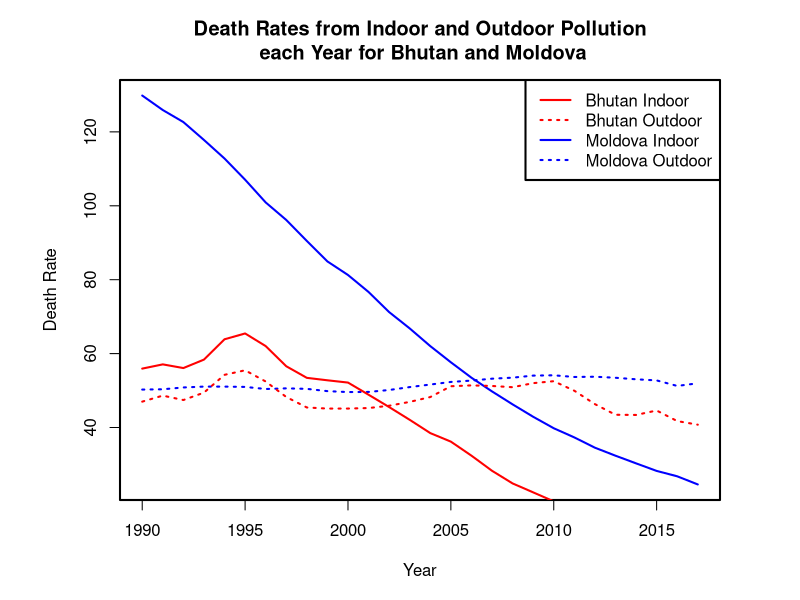
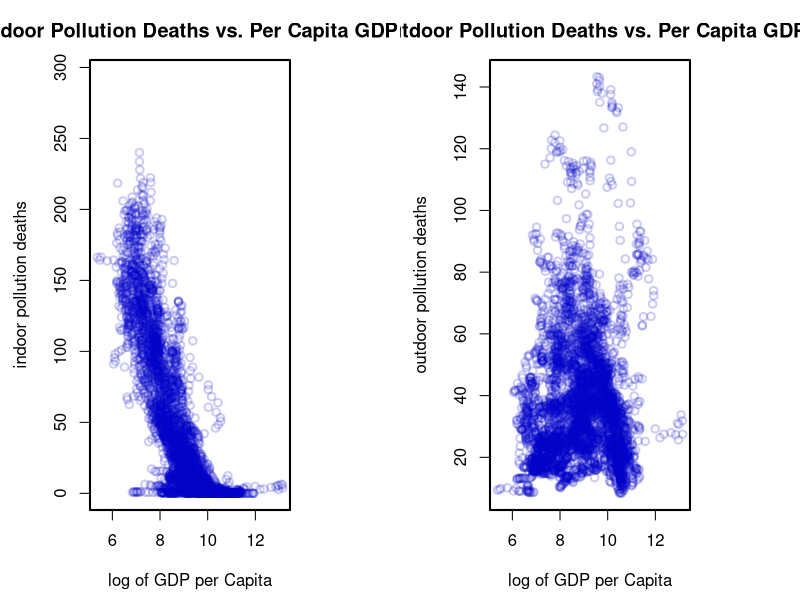
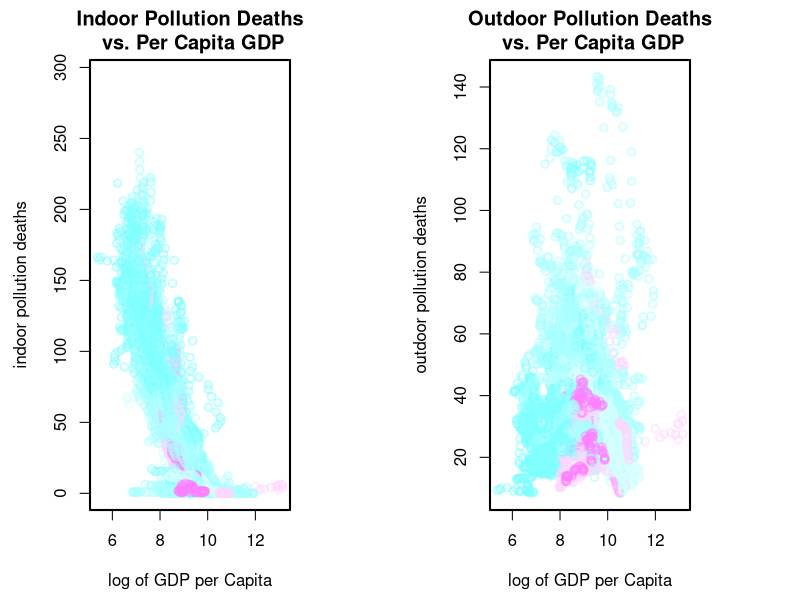

These charts were generated, in order, by the following R code:
##########################

# ESP 106
# Lab 3 (Monday) - graphing

##########################

#In this lab we will start by reading merging in data on economic development and indoor and outdoor air pollution. Then we will practice making some graphs with it.

setwd("/Volumes/KYRADRIVE/ESP106/lab/ESP106_week3_lab1")

#1. First read in the three csv files: gdppercapitaandgini and airpollution
airpol <- read.csv("airpollution.csv")
gdpcap <- read.csv("gdppercapiandgini.csv")


#Both datasets are from Our World in Data: ourworldindata.org
#The GDP dataset has GDP per capita and the GINI index (a measure of income inequality: https://en.wikipedia.org/wiki/Gini_coefficient)
#The air pollution dataset has death rates from indoor and outdoor air pollution - units are in deaths per 100,000 people
#Indoor air pollution is the Household Air Pollution from Solid Fules
#Outdoor air pollution is split into particulate matter and ozone

#Hint: The column names are long and cumbersome (because they contain information about units et) - you might want to rename some of the columns to make them easier to work with
namesair = c("entity","code","year","deaths.ambientpmp", "deaths.householdfuels","deaths.ambientozone","deaths.airpol")

colnames(airpol) <- namesair 


namesgdpcap = c("entity", "code","year","population","continent","ginicoef","gdppercap")

colnames(gdpcap) <- namesgdpcap




#2. Chose two countries that you are interested in and make a plot showing the death rates from indoor air pollution and outdoor air pollution (sum of particulate matter and ozone) over time
#Distinguish the countries using different colored lines and the types of pollution using different line types
#Make sure to add a legend and appropriate titles for the axes and plot 

#Hint: you can see all the different country names using unique(x$Entity) where x is the data frame containing the air pollution data
#Then create two new data frames that countain only the rows corresponding to each of the two countries you want to look at
#Create a new column of total outdoor air pollution deaths by summing death rates from particulate matter and ozone
#Use these to make your plot and add the lines you need

#Hint: you might have to set the y scale manually to make sure your plot is wide enough to show both countries. You can do this using the "ylim" argument in plot

bhind <-match(airpol$entity, "Bhutan") #returns 1 for values where the country is Bhutan
isnabh = !is.na(bhind)
bhutanair = airpol[isnabh, ]


bhind2 = !is.na((match(gdpcap$entity, "Bhutan")))
bhutapgdp = gdpcap[bhind2, ] #bhutan gdp extracted from all gdp

bhutan = merge(bhutanair,bhutapgdp) #merged data of bhutan

#repeating above steps for country 2 (moldova)
mdind<-(match(airpol$entity, "Moldova"))
isnamo = !is.na(mdind)
moldovaair = airpol[isnamo, ]


mdind2<-(match(gdpcap$entity, "Moldova"))
isnamo2 = !is.na(mdind2)
moldovagdp = gdpcap[isnamo2, ]
moldova = merge(moldovaair,moldovagdp)
  
yr.bhu = bhutan$year
in.bhu = bhutan$deaths.householdfuels
out.bhu = bhutan$deaths.ambientozone+ bhutan$deaths.ambientpmp

yr.mol = moldova$year
in.mol = moldova$deaths.householdfuels ;out.mol = moldova$deaths.ambientpmp+moldova$deaths.ambientozone
par(mar = c(5,6,4,4),lwd = 2)
plot(yr.bhu,in.bhu, type ="l", col = "blue",
       xlab = "Year", ylab = "Death Rate",
     main = "Death Rates from Indoor and Outdoor Pollution\n each Year for Bhutan and Moldova")
lines(yr.bhu,out.bhu,type ="l", col = "blue", lty = 3)
lines(yr.mol,in.mol,type="l",col="red")
lines(yr.mol,out.mol,type = "l",col = "red",lty = 3)

legend("topright",c("Bhutan Indoor","Bhutan Outdoor","Moldova Indoor","Moldova Outdoor"),
      col = c("red","red","blue","blue"), lty=c(1,3,1,3),lwd = 2 )
#3. Merge the air pollution data with the gdp data using merge()
# Merge is a function that combines data across two data frames by matching ID rows
#By default merge will identify ID rows as those where column names are the same between datasets, but it is safer to specify the columns you want to merge by yourself using "by"
#In our case, we want to merge both by country (either the "Entity" or "Code" columns) and year columns
#Note that by default, the merge function keeps only the entries that appear in both data frames - that is fine for this lab. If you need for other applications, you can change using the all.x or all.y arguments to the function - check out the documentation at ?merge

all = merge(gdpcap,airpol,by = c("entity", "year" ),no.dups = 1)


#4. Make a plot with two subplots - one showing a scatter plot between log of per-capita GDP (x axis) and indoor air pollution death rate (y axis) and one showing log of per-capita GDP (x axis) and outdoor air pollution (y axis)
#Make sure to add appropriate titles to the plots and axes
#Use ylim to keep the range of the y axis the same between the two plots - this makes it easier for the reader to compare across the two graphs
#STRECTH GOAL CHALLENGE - color the points based on continent. NOT REQUIRED FOR FULL POINTS - a challenge if you want to push yourself - continent info is included in the GDP dataset, but it is only listed for the year 2015
#If you are trying this and getting stuck ASK FOR HELP - there are some tips and tricks for making it easier 
par(mfrow = c(1,2),mar = c(4.5,4.5,3,5.5))
plot(log(all$gdppercap),all$deaths.householdfuels,
     main = "Indoor Pollution Deaths vs. Per Capita GDP", 
     ylab = "indoor pollution deaths", xlab= "log of GDP per Capita", col =rgb(0,0,0.8,0.2))
plot(log(all$gdppercap),all$deaths.ambientozone+all$deaths.ambientpmp, 
     main = "Outdoor Pollution Deaths vs. Per Capita GDP", 
     ylab = "outdoor pollution deaths", xlab= "log of GDP per Capita",col =rgb(0,0,0.8,0.2))

cont.in = all$continent != ""
continents = all$continent[cont.in]
#t15.in = all$year == 2015

z = all[cont.in ,c("continent","entity")]
all$continent = NULL
all = merge(all, z, by="entity")
colorm = cm.colors(6,alpha = 0.5)
f = as.factor(all$continent)
levels(f)
i = as.integer(f)
coli = colorm[i]
par(mfrow = c(1,2),mar = c(4.5,4.5,3,5.5))
plot(log(all$gdppercap),all$deaths.householdfuels,
     main = "Indoor Pollution Deaths\n vs. Per Capita GDP", 
     ylab = "indoor pollution deaths", xlab= "log of GDP per Capita", col =coli)
plot(log(all$gdppercap),all$deaths.ambientozone+all$deaths.ambientpmp, 
     main = "Outdoor Pollution Deaths\n vs. Per Capita GDP", 
     ylab = "outdoor pollution deaths", xlab= "log of GDP per Capita",col =coli)


